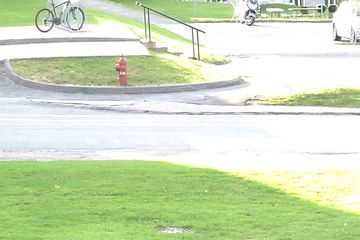
%> input picture pedestrians/input/in000002.jpg, 360 x 240 px; its folder holds 4 pictures in this run
$ octave PracReProCS_tensor_CD.m   (GNU Octave 9; MATLAB toolbox functions it lacks are replaced by stand-ins)
%> lines starting %> are read from the running program, lines starting %| are printed output that depends on the picture
clear all; close all;clc;
addpath Yall1;
TrainPath = 'pedestrians\input\'; numTrain = 300;
VideoPath = 'pedestrians\input\'; videolength = 300;
nrow = 120; ncol = nrow * 180/120;% frame dimension
p = nrow*ncol;

addpath(TrainPath);
addpath(VideoPath);

%% Reading the files

%Background
srcFiles = dir(strcat(TrainPath,'*.jpg'));
if length(srcFiles) > numTrain
    srcFiles = srcFiles(1:numTrain);
end
DataTrain       = zeros([p numTrain]);
tensorMTrain    = zeros(nrow,ncol,numTrain);
tensorDataTrain = zeros(nrow,ncol,numTrain);
tensorM         = zeros(nrow,ncol,numTrain);
for i = 1 : numTrain
    filename = strcat(TrainPath,srcFiles(i).name);
    I1 = double(rgb2gray(imread(filename)));
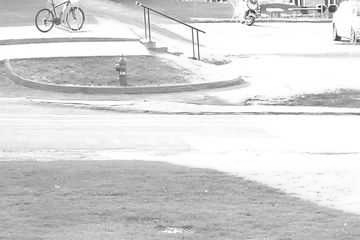
%> I1: size 240x360 double; min 27, max 255, mean 214.3
    I1 = imresize(I1, [nrow NaN]);
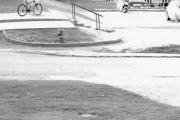
%> I1: size 120x180 double; min 68.32, max 260.4, mean 214.3; drawn with min black and max white
    %imshow(I); title('Image ',i);
    DataTrain(:,i) = reshape(I1,[p 1]);
    tensorDataTrain(:,:,i) = I1;
end
%> pass 2 of the loop `for i = 1 : numTrain`:
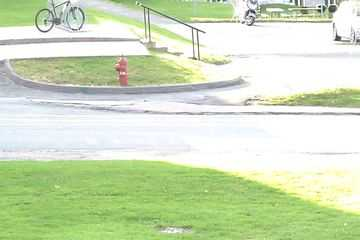
%> input picture pedestrians/input/in000003.jpg, 360 x 240 px
%> `I1 = double(rgb2gray(imread(filename)));`:
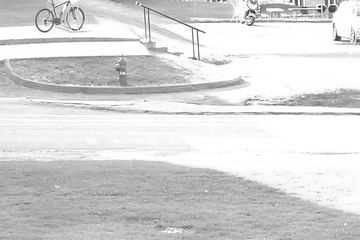
%> I1: size 240x360 double; min 27, max 255, mean 214.3; mean of the top-left, top-right, bottom-left and bottom-right quarters 206.3, 228.7, 200.8, 221.4
%> `I1 = imresize(I1, [nrow NaN]);`:
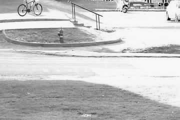
%> I1: size 120x180 double; min 65.07, max 260.3, mean 214.3; drawn with min black and max white
%> pass 3 of the loop `for i = 1 : numTrain`:
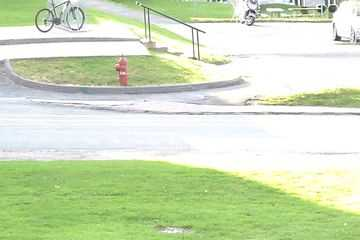
%> input picture pedestrians/input/in000008.jpg, 360 x 240 px
%> `I1 = double(rgb2gray(imread(filename)));`:
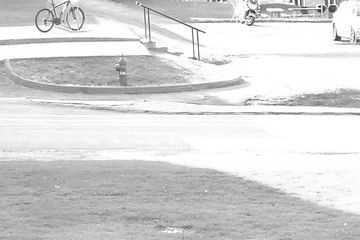
%> I1: size 240x360 double; min 29, max 255, mean 214.3
%> `I1 = imresize(I1, [nrow NaN]);`:
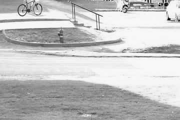
%> I1: size 120x180 double; min 64.49, max 260.4, mean 214.3; drawn with min black and max white
%> (the run ends here)
